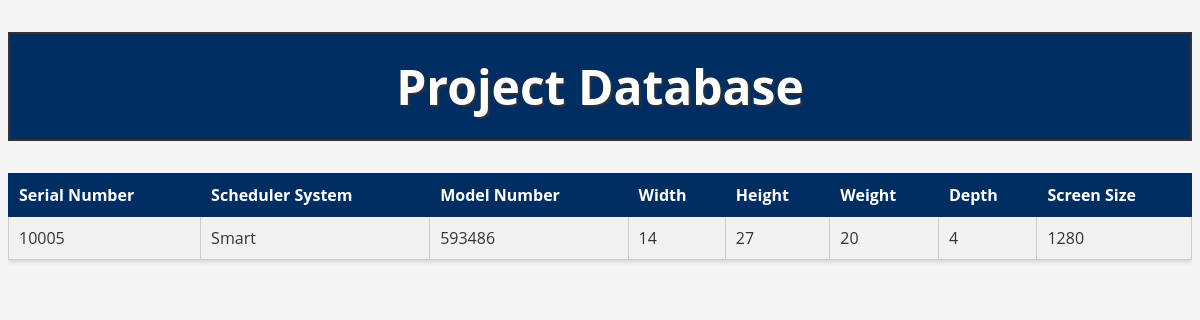
Screenshot of /details?modelNo=593486 with the database file from the repository.
### tables this page shows
CREATE TABLE DigitalDisplay(serialNo char(10), schedulerSystem char(10), modelNo char(10), PRIMARY KEY(serialNo), FOREIGN KEY (modelNo) REFERENCES Model(modelNo));

CREATE TABLE Model(modelNo char(10), width numeric(6,2), height numeric(6,2), weight numeric(6,2), depth numeric(6,2), screenSize numeric(6,2), PRIMARY KEY(modelNo));

### Part 4/app/app.py (the view)
@app.route('/details')
def details():
    model_no = request.args.get('modelNo')
    conn = db_connection(session.get('database'))
    cursor = conn.cursor()
    cursor.execute("""
        SELECT DigitalDisplay.*, Model.width, Model.height, Model.weight, Model.depth, Model.screenSize
        FROM DigitalDisplay
        JOIN Model ON DigitalDisplay.modelNo = Model.modelNo
        WHERE DigitalDisplay.modelNo = ?
    """, (model_no,))
    data = cursor.fetchone()
    conn.close()
    return render_template('detail.html', data=data)

### Part 4/app/app.py (called while the page is built)
def db_connection(database):
    conn = None
    try:
        conn = sqlite3.connect(database)
    except sqlite3.error as e:
        print(e)
    return conn

### Part 4/app/templates/detail.html
{% extends 'layout.html' %}
{% block content %}
<div class="table-wrapper">
    <table>
        <tr>
            <th>Serial Number</th>
            <th>Scheduler System</th>
            <th>Model Number</th>
            <th>Width</th>
            <th>Height</th>
            <th>Weight</th>
			<th>Depth</th>
			<th>Screen Size</th>
        </tr>
        <tr>
            {% for value in data %}
            <td>{{ value }}</td>
            {% endfor %}
        </tr>
    </table>
</div>
{% endblock %}

### Part 4/app/static/style.css (style rules this page uses)
body { font-family: 'Open Sans', sans-serif; background-color: #f5f5f5; color: #333; }
table { font-family: 'Open Sans', sans-serif; background-color: #fff; color: #333; border-collapse: collapse; width: 100%; margin-bottom: 20px; box-shadow: 0px 3px 3px rgba(0, 0, 0, 0.1); }
th { background-color: #002d62; color: #fff; font-weight: bold; padding: 10px; text-align: left; border: 1px solid #002d62; }
td { padding: 10px; border: 1px solid #ccc; }
tr:nth-child(even) { background-color: #f2f2f2; }
.table-wrapper { overflow-x: auto; }

### rows the page displays
DigitalDisplay: serialNo "10005", schedulerSystem "Smart", modelNo "593486"
Model: screenSize "1280"

### other values shown
{{ value }} "14" "27" "20" "4"
